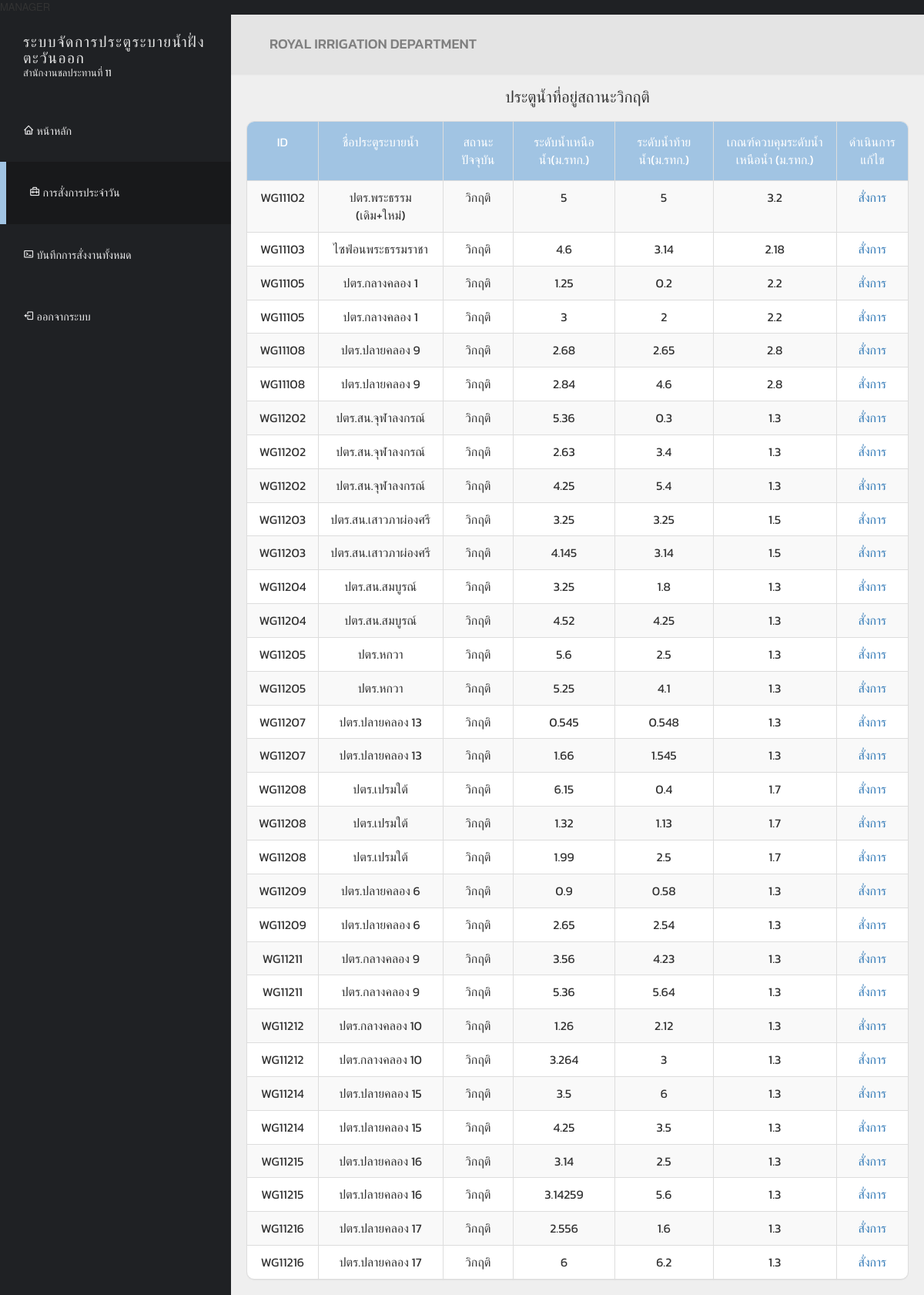
Page /view/manager/manager-assignment-order.php (signed in) on the earlier database version.
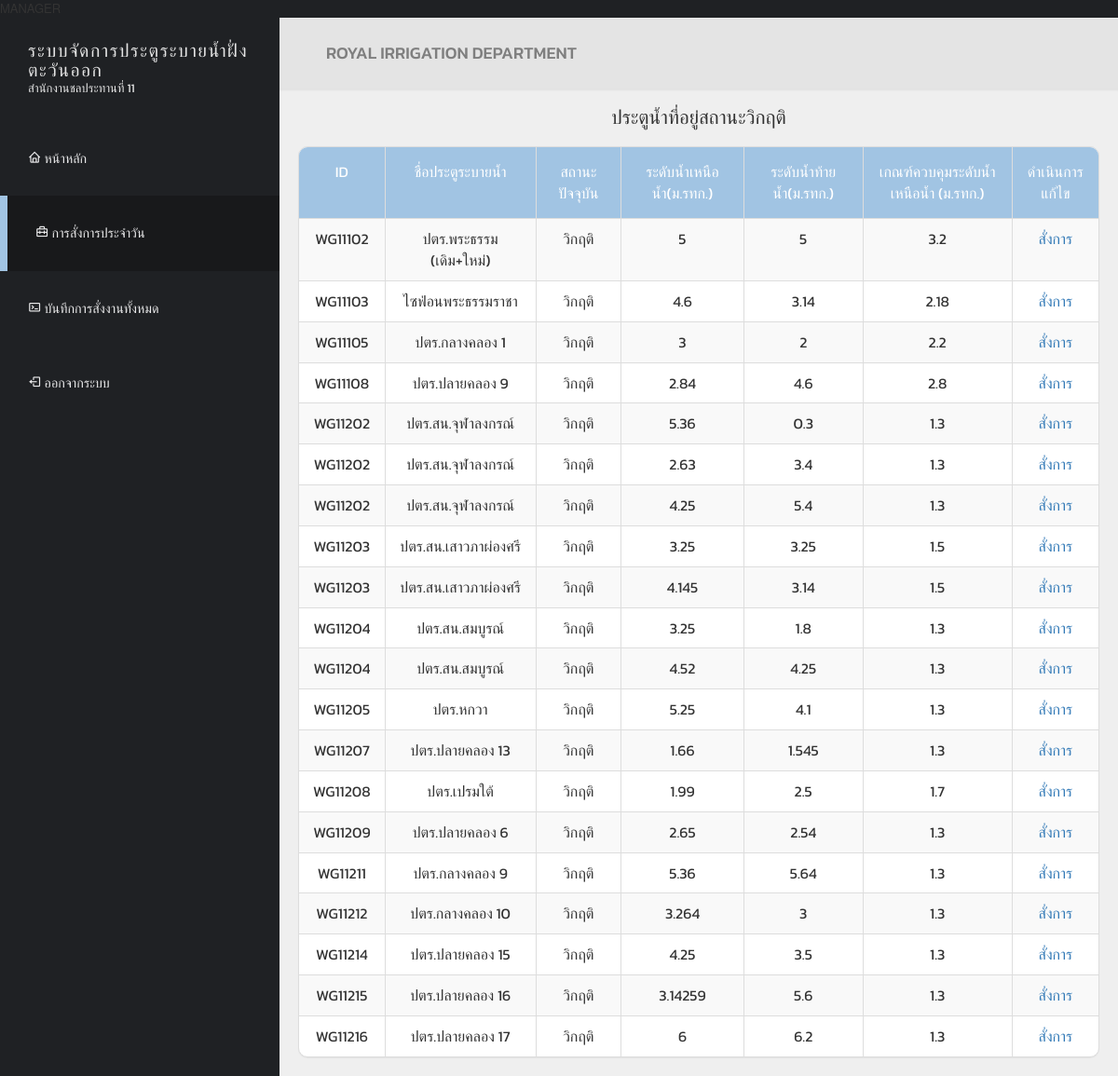
Same page on the later database version.
### tables this page shows
CREATE TABLE `daily_report` (
  `report_ID` int(11) NOT NULL,
  `employee_ID` varchar(255) NOT NULL,
  `watergate_ID` varchar(255) NOT NULL,
  `upstream` float NOT NULL,
  `downstream` float NOT NULL,
  `flow_rate` float NOT NULL,
  `report_time` timestamp NOT NULL DEFAULT CURRENT_TIMESTAMP ON UPDATE CURRENT_TIMESTAMP
);

CREATE TABLE `watergate` (
  `watergate_ID` varchar(255) NOT NULL,
  `gate_name` varchar(255) NOT NULL,
  `gate_status` int(1) NOT NULL DEFAULT '0',
  `water_source_name` varchar(255) DEFAULT NULL,
  `criterion` float DEFAULT NULL
);

### view/manager/manager-assignment-order.php (the view, shortened to what this page needs)
<?php
    require_once '../../db.php';
    $sql = "SELECT w.*, r.*
    FROM watergate w
    INNER JOIN (
        SELECT watergate_ID, MAX(report_time) AS max_report_time
        FROM daily_report
        GROUP BY watergate_ID
    ) latest_reports
    ON w.watergate_ID = latest_reports.watergate_ID
    JOIN daily_report r
    ON latest_reports.watergate_ID = r.watergate_ID AND latest_reports.max_report_time = r.report_time WHERE w.gate_status = 1;";
    $stmt = $conn->prepare($sql);
    $stmt->execute();
?>
<!DOCTYPE html>
<html lang="en">
<head>
  <link href='https://font.googleapis.com/css2?family=Poppins:wght@300;400;500;600;700;800;900&display=swap' rel='stylesheet' type='text/css'>
  <link href="../../css/font-awesome.min.css" rel="stylesheet">
  <link href="../../css/bootstrap.min.css" rel="stylesheet">
  <link href="../../css/templatemo-style.css" rel="stylesheet">
  <link href='https://unpkg.com/boxicons@2.1.4/css/boxicons.min.css' rel='stylesheet'>
</head>
<body>
  <div class="templatemo-flex-row">
    <div class="templatemo-sidebar">
      <header class="templatemo-site-header">
        <h1>ระบบจัดการประตูระบายน้ำฝั่งตะวันออก</h1>
        <p>สำนักงานชลประทานที่ 11</p>
      </header>
      <nav class="templatemo-left-nav">
        <ul>
          <li><a href="manager-home.php"><i class='bx bx-home' ></i> หน้าหลัก</a></li>
          <li><a href="#" class="active"><i class='bx bx-briefcase-alt-2'></i> การสั่งการประจำวัน</a></li>
          <li><a href="manager-assignment-check.php"><i class='bx bx-terminal'></i> บันทึกการสั่งงานทั้งหมด</a></li>
          <li><a href="../../logout.php"><i class='bx bx-log-out'></i> ออกจากระบบ</a></li>
        </ul>
      </nav>
    </div>
    <div class="templatemo-content col-1 light-gray-bg">
      <div class="templatemo-top-nav-container">
        <div class="row">
          <nav class="templatemo-top-nav col-lg-12 col-md-12">
            <ul class="text-uppercase">
              <h3>royal irrigation department</h3>
            </ul>
          </nav>
        </div>
      </div>
      <div class="water-gate-critical-table"  style="text-align: center; margin: 20px;">
        <h2 style="margin: 20px;">ประตูน้ำที่อยู่สถานะวิกฤติ</h2>
        <div class="panel panel-default table-responsive">
          <table class="table table-striped table-bordered templatemo-user-table">
            <thead style="text-align: center;">
              <tr>
                <td>ID</td>
                <td>ชื่อประตูระบายน้ำ</td>
                <td>สถานะปัจจุบัน</td>
                <td>ระดับน้ำเหนือน้ำ(ม.รทก.)</td>
                <td>ระดับน้ำท้ายน้ำ(ม.รทก.)</td>
                <td>เกณฑ์ควบคุมระดับน้ำเหนือน้ำ (ม.รทก.)</td>
                <td>ดำเนินการแก้ไข</td>
              </tr>
            </thead>
            <tbody style="text-align: center;">
              <?php
                while ($row = $stmt->fetch(PDO::FETCH_ASSOC)){
                    echo '<tr>';
                    echo '<td>' . $row['watergate_ID'] . '</td>';
                    echo '<td>' . $row['gate_name'] . '</td>';
                    $gateStatus = $row['gate_status'];
                    $statusLabel = '';
                    switch ($gateStatus) {
                        case 1:
                            $statusLabel = "วิกฤติ";
                            break;
                    }
                    echo '<td>' . $statusLabel . '</td>';
                    echo '<td>' . $row['upstream'] . '</td>';
                    echo '<td>' . $row['downstream'] . '</td>';
                    echo '<td>' . $row["criterion"] . '</td>';
                    echo '<td><a href="manager-assignment-order01.php?watergate_ID=' . $row['watergate_ID'] . '">สั่งการ</a></td>';
                    echo '</tr>';
                }
                ?>
            </tbody>
          </table>
        </div>
      </div>
    </div>
  </div>
</body>
</html>

Differences in the rows shown:
no longer on this page (row edited): daily_report: watergate_ID "WG11105", watergate_ID.gate_name "ปตร.กลางคลอง 1", watergate_ID.gate_status "วิกฤติ", upstream "1.25", downstream "0.2", watergate_ID.criterion "2.2"
no longer on this page (row edited): daily_report: watergate_ID "WG11108", watergate_ID.gate_name "ปตร.ปลายคลอง 9", watergate_ID.gate_status "วิกฤติ", upstream "2.68", downstream "2.65", watergate_ID.criterion "2.8"
no longer on this page (row edited): daily_report: watergate_ID "WG11205", watergate_ID.gate_name "ปตร.หกวา", watergate_ID.gate_status "วิกฤติ", upstream "5.6", downstream "2.5", watergate_ID.criterion "1.3"
no longer on this page (row edited): daily_report: watergate_ID "WG11207", watergate_ID.gate_name "ปตร.ปลายคลอง 13", watergate_ID.gate_status "วิกฤติ", upstream "0.545", downstream "0.548", watergate_ID.criterion "1.3"
no longer on this page (row edited): daily_report: watergate_ID "WG11208", watergate_ID.gate_name "ปตร.เปรมใต้", watergate_ID.gate_status "วิกฤติ", upstream "6.15", downstream "0.4", watergate_ID.criterion "1.7"
no longer on this page (row edited): daily_report: watergate_ID "WG11208", watergate_ID.gate_name "ปตร.เปรมใต้", watergate_ID.gate_status "วิกฤติ", upstream "1.32", downstream "1.13", watergate_ID.criterion "1.7"
no longer on this page (row edited): daily_report: watergate_ID "WG11209", watergate_ID.gate_name "ปตร.ปลายคลอง 6", watergate_ID.gate_status "วิกฤติ", upstream "0.9", downstream "0.58", watergate_ID.criterion "1.3"
no longer on this page (row edited): daily_report: watergate_ID "WG11211", watergate_ID.gate_name "ปตร.กลางคลอง 9", watergate_ID.gate_status "วิกฤติ", upstream "3.56", downstream "4.23", watergate_ID.criterion "1.3"
no longer on this page (row edited): daily_report: watergate_ID "WG11212", watergate_ID.gate_name "ปตร.กลางคลอง 10", watergate_ID.gate_status "วิกฤติ", upstream "1.26", downstream "2.12", watergate_ID.criterion "1.3"
no longer on this page (row edited): daily_report: watergate_ID "WG11214", watergate_ID.gate_name "ปตร.ปลายคลอง 15", watergate_ID.gate_status "วิกฤติ", upstream "3.5", downstream "6", watergate_ID.criterion "1.3"
no longer on this page (row edited): daily_report: watergate_ID "WG11215", watergate_ID.gate_name "ปตร.ปลายคลอง 16", watergate_ID.gate_status "วิกฤติ", upstream "3.14", downstream "2.5", watergate_ID.criterion "1.3"
no longer on this page (row edited): daily_report: watergate_ID "WG11216", watergate_ID.gate_name "ปตร.ปลายคลอง 17", watergate_ID.gate_status "วิกฤติ", upstream "2.556", downstream "1.6", watergate_ID.criterion "1.3"
